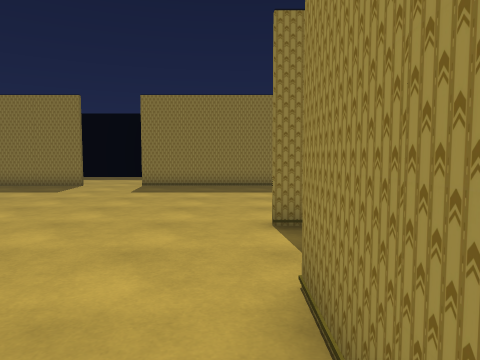
view 1 (above)

21 first-person views from a walk through a Unity game level. The camera is 1.3 m above the floor, tilts 4° down and sees 70° across. The floor is counted in squares, 1 m on a side. Each view is taken from the middle of a square. On the plan, view 1 faces up. The plan holds only what a view shows up to about 15 squares ahead; the rest is blank. The place goes on beyond the plan. The player character is not drawn.

view 2
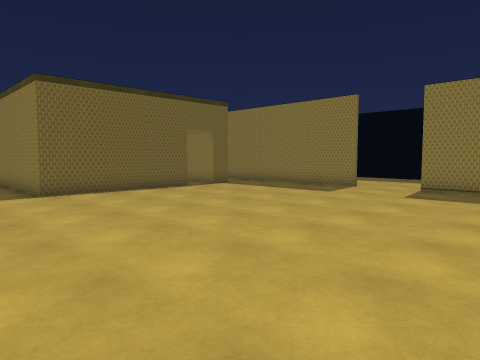

view 3
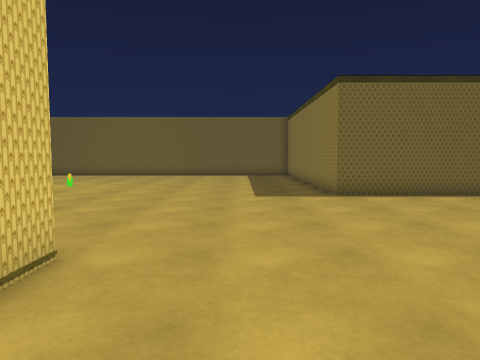

view 4
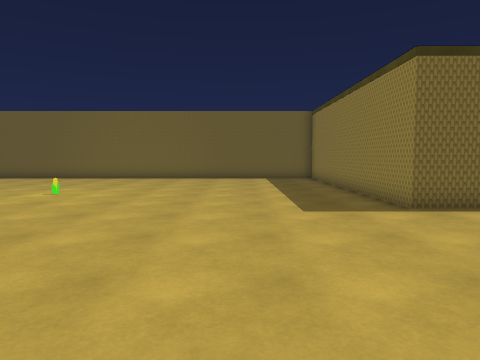

view 5
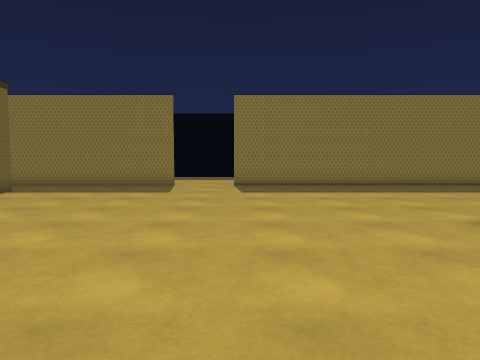

view 6
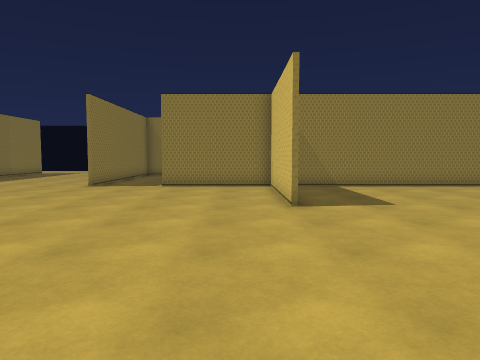

view 7
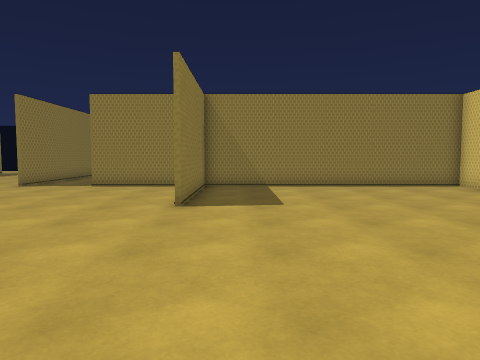

view 8
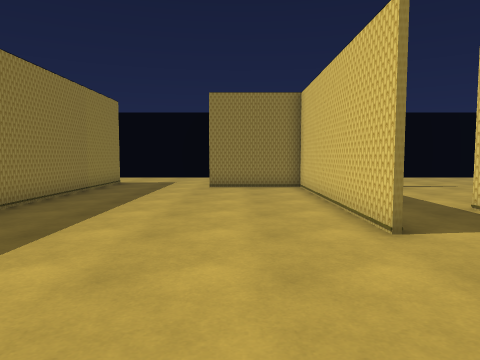

view 9
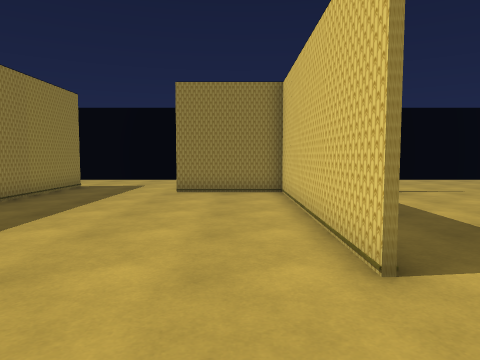

view 10
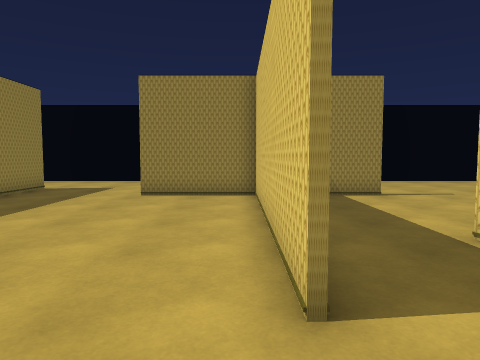

view 11
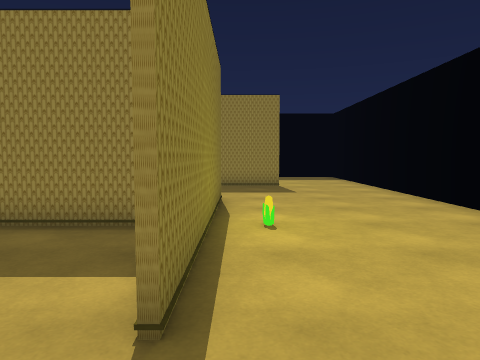

view 12
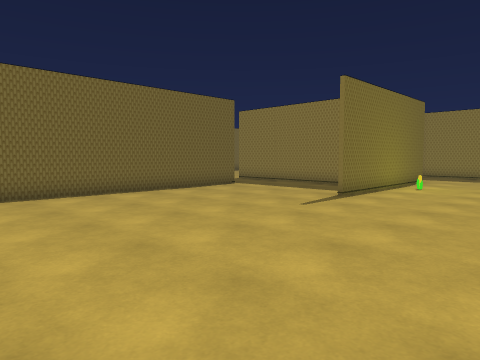

view 13
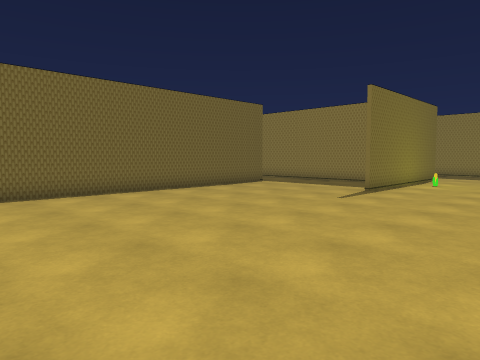

view 14
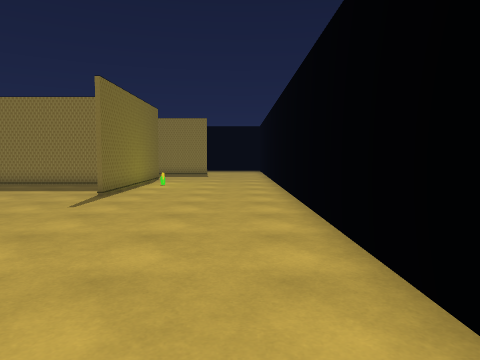

view 15
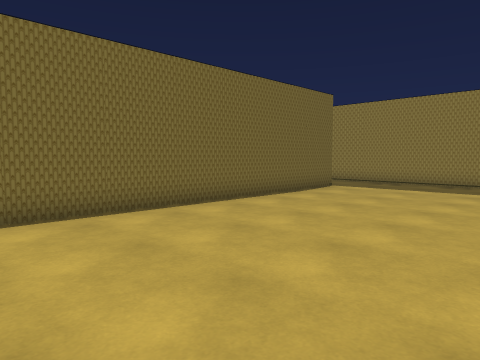

view 16
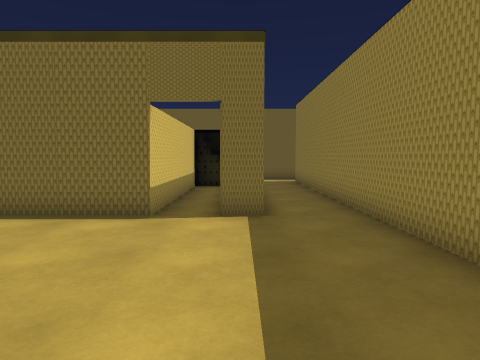

view 17
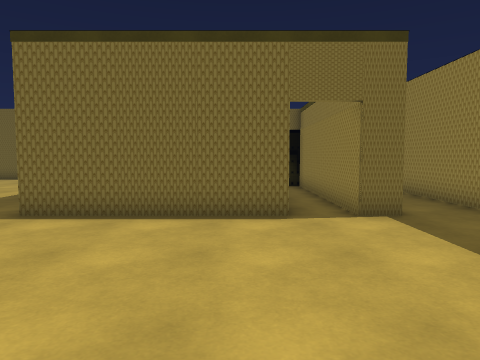

view 18
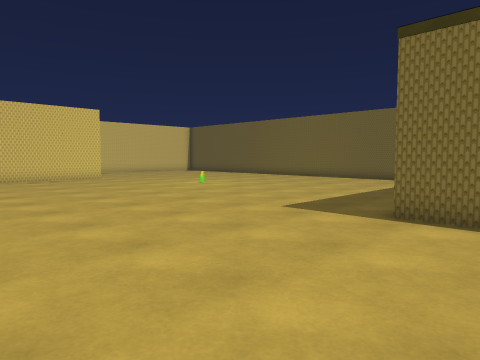

view 19
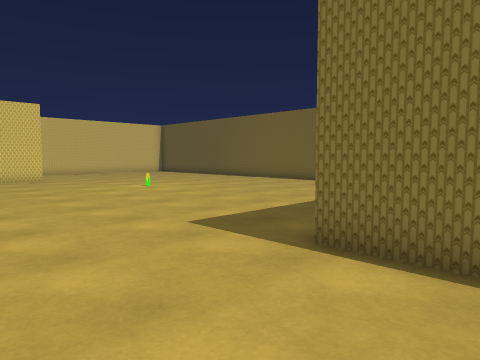

view 20
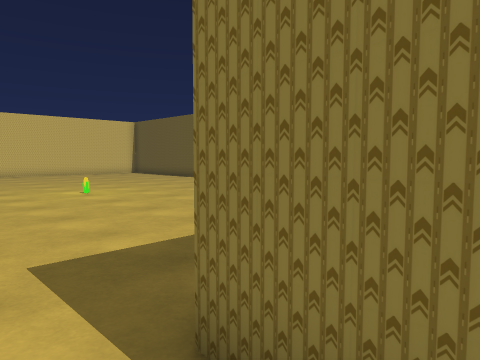

view 21
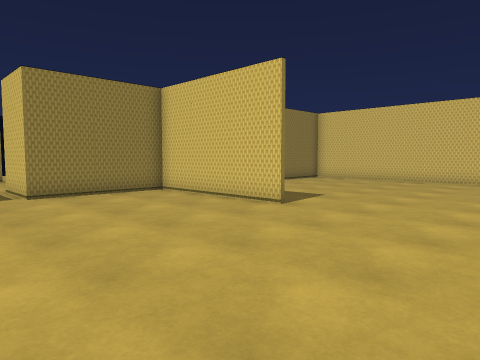

### Floor plan
Points are (right, up) in squares from view 1. A wall is a line through its corners. A room is listed if a view was taken in it or the views show most of it. See-through windows are left out.
Room 1 (views 1, 2, 3, 4, 5, 6, 7, 8, 9, 10, 16, 17, 18, 19, 20, 21)
walls: (-5.3, -1.3) (0.6, -1.3) (0.6, 3.3); (0.5, 6.5) (9.3, 6.5) (9.3, 10.4); (-12.4, 12.6) (-12.4, 11.6) (-19.5, 11.6); (-6.8, 14.9) (-19.5, 14.9); (0.6, -10.5) (0.6, -1.5) (-5.3, -1.5); (-19.4, 10.1) (-12.4, 10.1) (-12.4, 4.2) (-19, 4.2); (7.4, 14.9) (-4.3, 14.9)
ways out: opening at (1, 4.5) to room 2; opening at (8.2, 12.5) to room 2
Room 2 (views 11, 12, 13, 14, 15)
walls: (9.3, 2.2) (9.3, 4.1); (8.2, 6.3) (5.5, 6.3); (9.4, 10.4) (9.4, 2.2); (0.6, 3.3) (3.3, 3.3) (3.3, -8.8); (1.2, 6.3) (0.5, 6.3); (11.7, 14.9) (7.4, 14.9)
ways out: opening at (1, 4.5) to room 1; opening at (8.2, 12.5) to room 1

Positions as (right, up) in squares from view 1, and headings:
1: (0, 0), facing up
2: (0, 1), facing up-left
3: (-1, 1), facing left
4: (-4, 0), facing left
5: (-4, 0), facing up
6: (-14, 0), facing right
7: (-14, -3), facing right
8: (-5, 9), facing right
9: (-3, 8), facing right
10: (-2, 7), facing right
11: (10, 0), facing up
12: (15, -8), facing up-left
13: (15, -10), facing up-left
14: (14, -9), facing up
15: (11, -10), facing up-left
16: (-5, 12), facing left
17: (-5, 9), facing left
18: (-5, 7), facing down-left
19: (-8, 7), facing down-left
20: (-11, 6), facing down-left
21: (-11, 6), facing down-right
